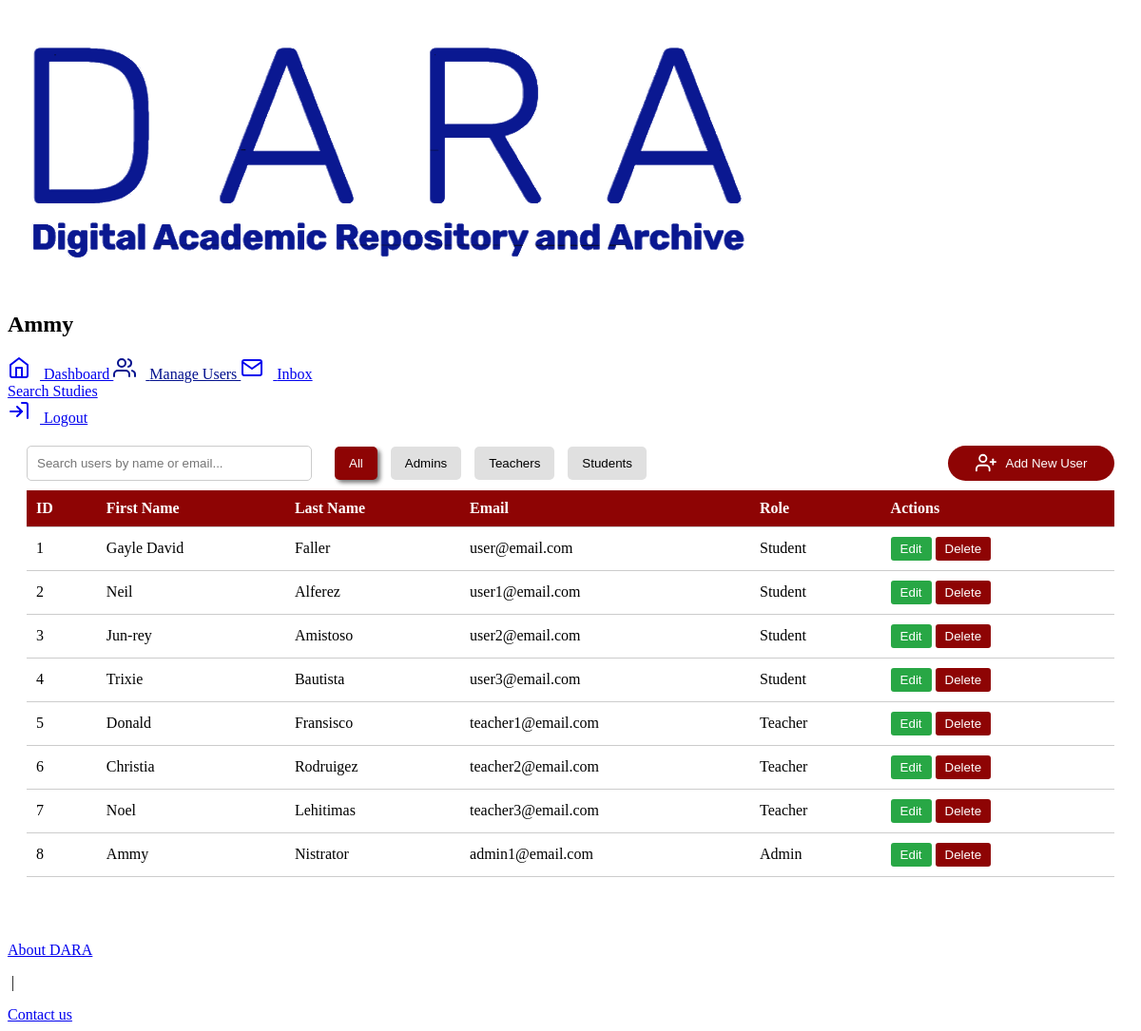
Before: /Admin/user-control/index.php (signed in) with the older database file.
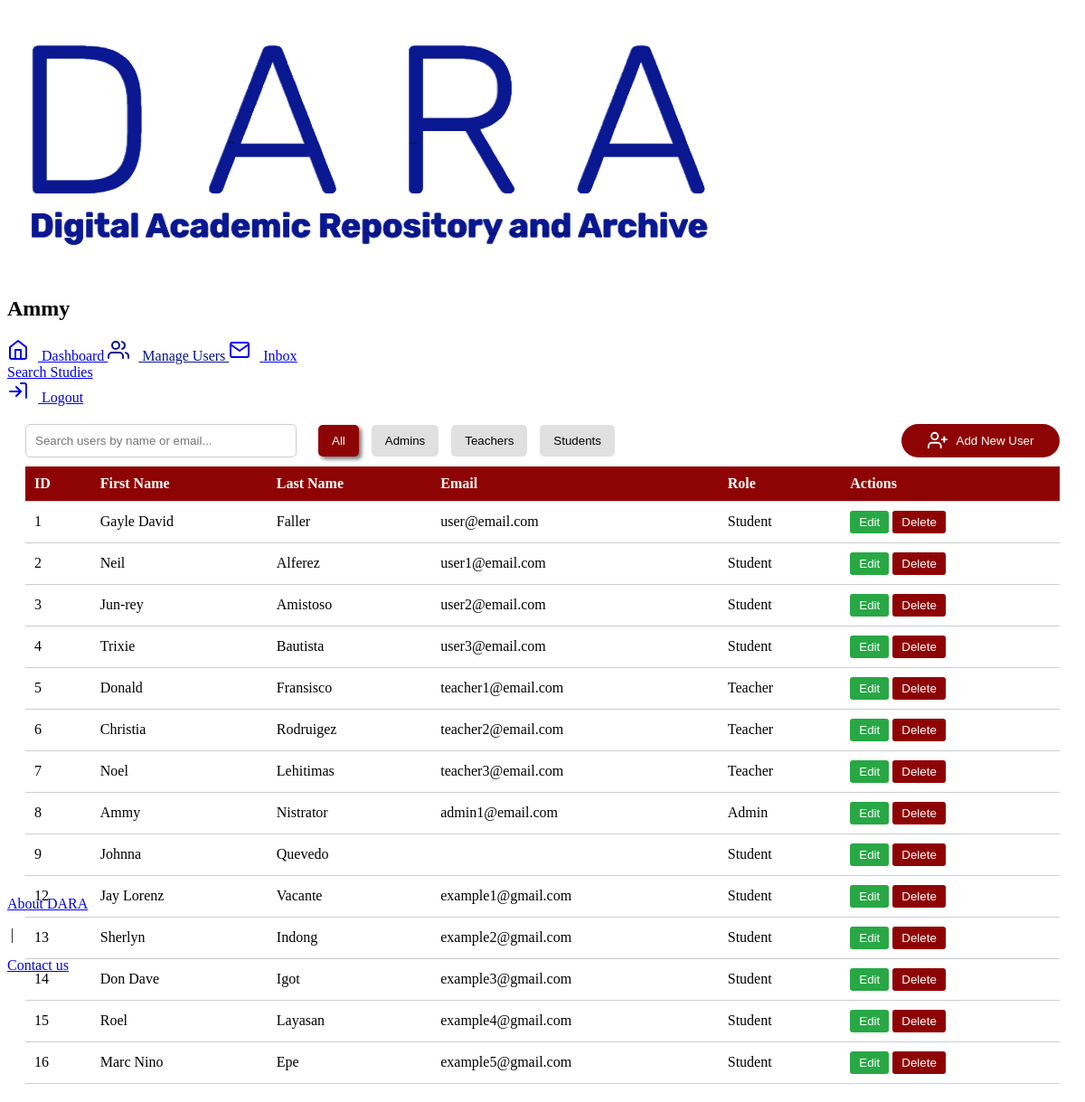
After: the same page with the newer database file.
### tables this page shows
CREATE TABLE `users` (
  `user_id` int(11) NOT NULL,
  `last_name` varchar(100) NOT NULL,
  `first_name` varchar(100) NOT NULL,
  `usn` int(100) NOT NULL,
  `password_hash` varchar(255) NOT NULL,
  `email` varchar(255) NOT NULL,
  `role` varchar(50) NOT NULL,
  `last_login` datetime DEFAULT NULL,
  `status` varchar(8) DEFAULT NULL
);

### Admin/user-control/index.php (the view, shortened to what this page needs)
<?php
include '../../db/db.php';
?>
<!DOCTYPE html>
<html lang="en">
<head>
    <link rel="stylesheet" href="../../css/std.scss">
    <link rel="stylesheet" href="../../css/mainpage.scss">
    <link rel="stylesheet" href="../../css/std_control.scss">
</head>
<body>
    <main>
        <header>
            <div class="ahh">
                <img src="../../Imgs/DARA.png" alt="DARA Logo" class="ahh">
            </div>
        </header>
        <div class="main" style="height: calc(100% - 121px);">
            <div class="left">
                <div class="profile">
                    <h2><?php echo htmlspecialchars($_SESSION['first_name']); ?></h2>
                </div>
                <nav class="nav-links">
                    <a href="../">
                        <svg xmlns="http://www.w3.org/2000/svg" width="24" height="24" viewBox="0 0 24 24" fill="none" stroke="currentColor" stroke-width="2" stroke-linecap="round" stroke-linejoin="round" class="feather feather-home">
                            <path d="M3 9l9-7 9 7v11a2 2 0 0 1-2 2H5a2 2 0 0 1-2-2z" />
                            <polyline points="9 22 9 12 15 12 15 22" />
                        </svg>
                        Dashboard
                    </a>
                    <a href="" style="color: #04128e; font-weight: normal;">
                        Manage Users
                    </a>
                    <a href="/dara/student/document-status">
                        Inbox
                    </a>
                    <a href="../../" class="unq">Search Studies</a>
                    <a href="../../view/logout.php" class="logout-btn">
                        Logout
                    </a>
                </nav>
            </div>
            <div class="right" style="overflow: auto; padding: 20px;">
                <div id="user-list">
                    <div class="actions">
                        <div class="filter-group">
                            <input type="text" id="search-bar" placeholder="Search users by name or email..." oninput="filterUsers()">
                            <button class="btn-primary filter-btn" data-role="all">All</button>
                            <button class="btn-secondary filter-btn" data-role="Admin">Admins</button>
                            <button class="btn-secondary filter-btn" data-role="Teacher">Teachers</button>
                            <button class="btn-secondary filter-btn" data-role="Student">Students</button>
                        </div>
                        <button id="add-user-btn" class="adda">
                            Add New User
                        </button>
                    </div>
                    <table>
                        <thead>
                            <tr>
                                <th>ID</th>
                                <th>First Name</th>
                                <th>Last Name</th>
                                <th>Email</th>
                                <th>Role</th>
                                <th>Actions</th>
                            </tr>
                        </thead>
                        <tbody>
                            <?php
                            $query = "SELECT * FROM users";
                            $result = mysqli_query($conn, $query);
                            while ($row = mysqli_fetch_assoc($result)) {
                                echo "<tr>
                                    <td>" . htmlspecialchars($row['user_id']) . "</td>
                                    <td>" . htmlspecialchars($row['first_name']) . "</td>
                                    <td>" . htmlspecialchars($row['last_name']) . "</td>
                                    <td>" . htmlspecialchars($row['email']) . "</td>
                                    <td>" . htmlspecialchars($row['role']) . "</td>
                                    <td>
                                        <button class='edit-btn' data-id='" . $row['user_id'] . "'>Edit</button>
                                        <button class='delete-btn' data-id='" . $row['user_id'] . "'>Delete</button>
                                    </td>
                                </tr>";
                            }
                            ?>
                        </tbody>
                    </table>
                </div>
            </div>
        </div>
        <footer>
            <a href="#">About DARA</a>
            <p>&nbsp;|&nbsp;</p>
            <a href="#">Contact us</a>
        </footer>
    </main>
</body>
</html>

### Admin/user-control/index.php (style rules this page uses)
svg { margin-right: 10px; }
.actions { margin-bottom: 20px; }
.btn-primary { background-color: #8e0404; color: white; border: none; padding: 10px 15px; border-radius: 5px; cursor: pointer; margin-left: 10px; box-shadow: 3px 3px 4px #7b7b7b, -3px -3px 4px #ffffff; }
.btn-secondary { background-color: rgb(224, 224, 224); color: black; border: none; padding: 10px 15px; border-radius: 5px; cursor: pointer; margin-left: 10px; transition: all 0.1s ease; }
table { width: 100%; border-collapse: collapse; margin-top: 20px; }
table th, table td { padding: 10px; text-align: left; border-bottom: 1px solid #ccc; }
table th { background-color: #8e0404; color: white; }
.edit-btn, .delete-btn { padding: 5px 10px; border: none; border-radius: 3px; cursor: pointer; }
.edit-btn { background-color: #28a745; color: white; }
.delete-btn { background-color: #8e0404; color: white; }
#search-bar { padding: 10px; width: 300px; margin-right: 10px; border: 1px solid #ccc; border-radius: 5px; }
.right { display: flex; align-content: flex-start; }
#user-list { width: 100%; }
.actions { margin-bottom: 10px; display: flex; align-items: center; justify-content: space-between; }
table { width: 100%; border-collapse: collapse; margin-top: 10px; }
.edit-btn, .delete-btn { padding: 5px 10px; border-radius: 3px; cursor: pointer; border: none; color: white; }
.edit-btn { background-color: #28a745; }
.delete-btn { background-color: #8e0404; }
#search-bar { padding: 10px; width: 300px; border: 1px solid #ccc; border-radius: 5px; }
.adda { background-color: #8e0404; border-radius: 49px; width: 175px; font-weight: lighter; height: 36.58px; display: flex; border: none; cursor: pointer; transition: all 0.1s ease; align-items: center; justify-content: center; color: white; }

Changed rows visible on the page:
added users: user_id "9", first_name "Johnna", last_name "Quevedo", role "Student"
added users: user_id "12", first_name "Jay Lorenz", last_name "Vacante", email "example1@gmail.com", role "Student"
added users: user_id "13", first_name "Sherlyn", last_name "Indong", email "example2@gmail.com", role "Student"
added users: user_id "14", first_name "Don Dave", last_name "Igot", email "example3@gmail.com", role "Student"
added users: user_id "15", first_name "Roel", last_name "Layasan", email "example4@gmail.com", role "Student"
added users: user_id "16", first_name "Marc Nino", last_name "Epe", email "example5@gmail.com", role "Student"
